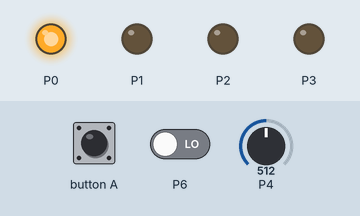
Simulated run of this program. Board: BBC micro:bit (MakeCode). Parts: output pins drawn as LEDs (lit = HIGH). Inputs (shaded band) come from the test bench; at power-on: P4 = 512, P6 LOW (analog values on the 0–1023 scale).

Above: at 1.2 s.
1.3 s: P4 set to 716
At 4.2 s:
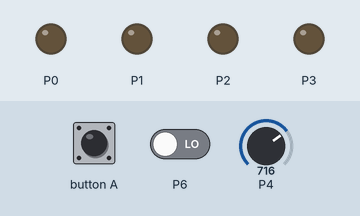
14.9 s: P4 set to 568
At 17.3 s:
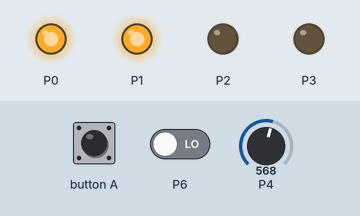
28.9 s: P4 set to 538
At 37.9 s:
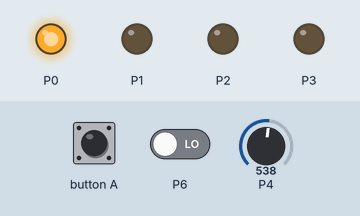
42.5 s: P4 set to 900
At 55.4 s:
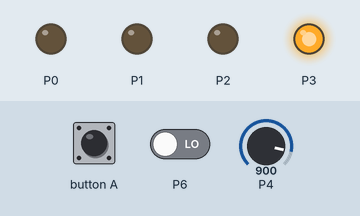
Timing chart, 0 to 57.1 s (numbered marks = the images above; inputs shaded):
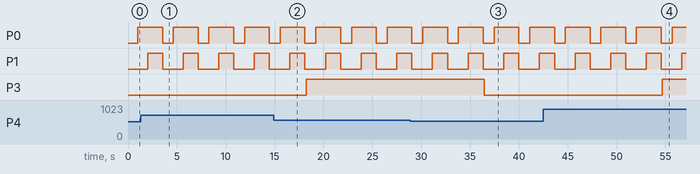

Measured:
- the behaviour switches between 550 and 549 on P4 (found by bisection; images 2 and 3)
- after the input at 1.3 s, P2: stays LOW (without the input it goes to HIGH after 12.7 s)
- after the input at 14.9 s, P2: stays LOW (without the input it goes to HIGH after 13.6 s)
- after the input at 28.9 s, P2: stays LOW (without the input it goes to HIGH after 11.0 s); P3: HIGH → LOW after 7.6 s
- after the input at 42.5 s, P2: stays LOW (without the input it goes to HIGH after 11.6 s)
- by itself, P0: alternates HIGH for 2.5 s and LOW for 1.1 s
- by itself, P1: alternates HIGH for 1.5 s and LOW for 2.1 s

The program:

main.ts
```typescript
function ledRGB () {
    pins.analogWritePin(AnalogPin.P0, 0)
    basic.pause(1000)
    pins.analogWritePin(AnalogPin.P0, 1023)
    pins.analogWritePin(AnalogPin.P1, 0)
    basic.pause(1000)
    pins.analogWritePin(AnalogPin.P1, 1023)
    pins.analogWritePin(AnalogPin.P2, 0)
    basic.pause(1000)
    pins.analogWritePin(AnalogPin.P2, 1023)
    for (let index = 0; index < 1; index++) {
        for (let index = 0; index <= 513; index++) {
            pins.analogWritePin(AnalogPin.P0, index)
            pins.analogWritePin(AnalogPin.P1, 1023 - index)
            pins.analogWritePin(AnalogPin.P2, 512 - index)
            basic.pause(1)
        }
    }
    pins.analogWritePin(AnalogPin.P2, 0)
    pins.analogWritePin(AnalogPin.P1, 0)
    pins.analogWritePin(AnalogPin.P0, 0)
}
let number = 0
let reading = 0
led.enable(false)
basic.forever(function () {
    reading = pins.analogReadPin(AnalogPin.P4)
    number = Math.idiv(reading, 50)
    if (number > 10) {
        pins.digitalWritePin(DigitalPin.P3, 1)
    } else {
        pins.digitalWritePin(DigitalPin.P3, 0)
    }
    if (pins.digitalReadPin(DigitalPin.P5) == 0) {
        soundExpression.hello.playUntilDone()
    }
    if (pins.digitalReadPin(DigitalPin.P6) == 0) {
        for (let index = 0; index < 5; index++) {
            ledRGB()
            basic.pause(100)
        }
    }
})
```

test.ts
```typescript
// les tests vont ici ; cela ne sera pas compilé si ce paquet est utilisé en tant qu'extension.
```
